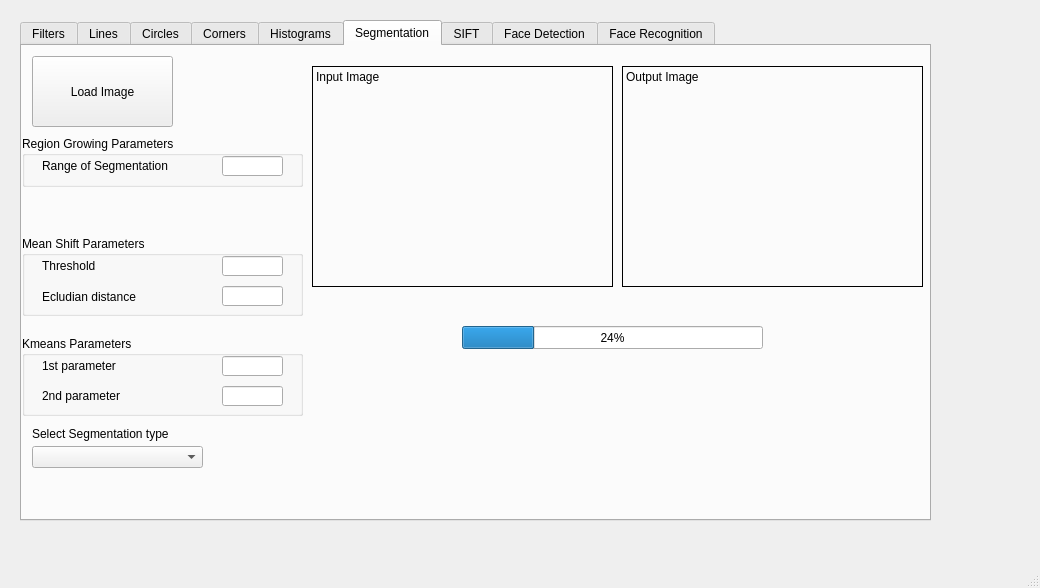
<?xml version="1.0" encoding="UTF-8"?>
<ui version="4.0">
 <class>MainWindow</class>
 <widget class="QMainWindow" name="MainWindow">
  <property name="geometry">
   <rect>
    <x>0</x>
    <y>0</y>
    <width>1040</width>
    <height>588</height>
   </rect>
  </property>
  <property name="windowTitle">
   <string>MainWindow</string>
  </property>
  <widget class="QWidget" name="centralwidget">
   <widget class="QWidget" name="gridLayoutWidget">
    <property name="geometry">
     <rect>
      <x>20</x>
      <y>20</y>
      <width>911</width>
      <height>501</height>
     </rect>
    </property>
    <layout class="QGridLayout" name="gridLayout">
     <item row="0" column="1">
      <widget class="QTabWidget" name="tabWidget">
       <property name="enabled">
        <bool>true</bool>
       </property>
       <property name="cursor">
        <cursorShape>ArrowCursor</cursorShape>
       </property>
       <property name="currentIndex">
        <number>5</number>
       </property>
       <widget class="QWidget" name="tab_filters">
        <attribute name="title">
         <string>Filters</string>
        </attribute>
        <widget class="QLabel" name="label_filters_input">
         <property name="geometry">
          <rect>
           <x>180</x>
           <y>30</y>
           <width>331</width>
           <height>231</height>
          </rect>
         </property>
         <property name="frameShape">
          <enum>QFrame::Box</enum>
         </property>
         <property name="text">
          <string>Input image</string>
         </property>
         <property name="alignment">
          <set>Qt::AlignLeading|Qt::AlignLeft|Qt::AlignTop</set>
         </property>
        </widget>
        <widget class="QLabel" name="label_filters_output">
         <property name="geometry">
          <rect>
           <x>520</x>
           <y>30</y>
           <width>331</width>
           <height>231</height>
          </rect>
         </property>
         <property name="frameShape">
          <enum>QFrame::Box</enum>
         </property>
         <property name="text">
          <string>Output image</string>
         </property>
         <property name="textFormat">
          <enum>Qt::PlainText</enum>
         </property>
         <property name="alignment">
          <set>Qt::AlignLeading|Qt::AlignLeft|Qt::AlignTop</set>
         </property>
        </widget>
        <widget class="QPushButton" name="pushButton_filters_load">
         <property name="geometry">
          <rect>
           <x>20</x>
           <y>30</y>
           <width>121</width>
           <height>81</height>
          </rect>
         </property>
         <property name="text">
          <string>Load Image</string>
         </property>
        </widget>
        <widget class="QGroupBox" name="groupBox">
         <property name="geometry">
          <rect>
           <x>0</x>
           <y>280</y>
           <width>881</width>
           <height>151</height>
          </rect>
         </property>
         <property name="title">
          <string>Filter Settings</string>
         </property>
         <widget class="QWidget" name="horizontalLayoutWidget">
          <property name="geometry">
           <rect>
            <x>0</x>
            <y>40</y>
            <width>331</width>
            <height>41</height>
           </rect>
          </property>
          <layout class="QHBoxLayout" name="horizontalLayout">
           <item>
            <widget class="QLabel" name="label_3">
             <property name="text">
              <string>Select spatial domain Filter</string>
             </property>
            </widget>
           </item>
           <item>
            <widget class="QComboBox" name="comboBox">
             <property name="editable">
              <bool>false</bool>
             </property>
             <property name="currentText">
              <string/>
             </property>
            </widget>
           </item>
          </layout>
         </widget>
         <widget class="QGroupBox" name="groupBox_2">
          <property name="geometry">
           <rect>
            <x>340</x>
            <y>20</y>
            <width>371</width>
            <height>121</height>
           </rect>
          </property>
          <property name="title">
           <string>Additional Parameters (Spatial domain filters only)</string>
          </property>
          <widget class="QLineEdit" name="lineEdit">
           <property name="geometry">
            <rect>
             <x>170</x>
             <y>30</y>
             <width>31</width>
             <height>20</height>
            </rect>
           </property>
          </widget>
          <widget class="QLabel" name="label_12">
           <property name="geometry">
            <rect>
             <x>30</x>
             <y>30</y>
             <width>131</width>
             <height>21</height>
            </rect>
           </property>
           <property name="text">
            <string>Sigma value (σ) =</string>
           </property>
          </widget>
          <widget class="QLabel" name="label_13">
           <property name="geometry">
            <rect>
             <x>30</x>
             <y>50</y>
             <width>361</width>
             <height>20</height>
            </rect>
           </property>
           <property name="text">
            <string>&quot;for Gaussian and LoG filters only&quot;</string>
           </property>
          </widget>
          <widget class="QLineEdit" name="lineEdit_2">
           <property name="geometry">
            <rect>
             <x>170</x>
             <y>80</y>
             <width>31</width>
             <height>20</height>
            </rect>
           </property>
          </widget>
          <widget class="QLabel" name="label_14">
           <property name="geometry">
            <rect>
             <x>30</x>
             <y>80</y>
             <width>141</width>
             <height>20</height>
            </rect>
           </property>
           <property name="text">
            <string>Sigma value (σ) =</string>
           </property>
          </widget>
          <widget class="QLabel" name="label_15">
           <property name="geometry">
            <rect>
             <x>30</x>
             <y>100</y>
             <width>101</width>
             <height>20</height>
            </rect>
           </property>
           <property name="text">
            <string>&quot;for DoG only&quot;</string>
           </property>
          </widget>
         </widget>
         <widget class="QWidget" name="horizontalLayoutWidget_2">
          <property name="geometry">
           <rect>
            <x>0</x>
            <y>90</y>
            <width>331</width>
            <height>41</height>
           </rect>
          </property>
          <layout class="QHBoxLayout" name="horizontalLayout_2">
           <item>
            <widget class="QLabel" name="label_16">
             <property name="text">
              <string>Select Fourier domain Filter</string>
             </property>
            </widget>
           </item>
           <item>
            <widget class="QComboBox" name="comboBox_2">
             <property name="editable">
              <bool>false</bool>
             </property>
             <property name="currentText">
              <string/>
             </property>
             <item>
              <property name="text">
               <string/>
              </property>
             </item>
             <item>
              <property name="text">
               <string>Low Pass Filter</string>
              </property>
             </item>
             <item>
              <property name="text">
               <string>High Pass Filter</string>
              </property>
             </item>
            </widget>
           </item>
          </layout>
         </widget>
         <widget class="QLineEdit" name="lineEdit_4">
          <property name="geometry">
           <rect>
            <x>120</x>
            <y>130</y>
            <width>21</width>
            <height>20</height>
           </rect>
          </property>
          <property name="text">
           <string/>
          </property>
         </widget>
         <widget class="QLineEdit" name="lineEdit_5">
          <property name="geometry">
           <rect>
            <x>210</x>
            <y>130</y>
            <width>21</width>
            <height>20</height>
           </rect>
          </property>
          <property name="text">
           <string/>
          </property>
         </widget>
         <widget class="QLabel" name="label">
          <property name="geometry">
           <rect>
            <x>74</x>
            <y>130</y>
            <width>41</width>
            <height>21</height>
           </rect>
          </property>
          <property name="text">
           <string>LPFK</string>
          </property>
         </widget>
         <widget class="QLabel" name="label_2">
          <property name="geometry">
           <rect>
            <x>160</x>
            <y>130</y>
            <width>51</width>
            <height>21</height>
           </rect>
          </property>
          <property name="text">
           <string>HPFK</string>
          </property>
         </widget>
        </widget>
        <widget class="QPushButton" name="pushButton_FourierTransform">
         <property name="geometry">
          <rect>
           <x>10</x>
           <y>120</y>
           <width>161</width>
           <height>71</height>
          </rect>
         </property>
         <property name="text">
          <string>Fourier Transform</string>
         </property>
        </widget>
       </widget>
       <widget class="QWidget" name="tab_lines">
        <attribute name="title">
         <string>Lines</string>
        </attribute>
        <widget class="QLabel" name="label_lines_input">
         <property name="geometry">
          <rect>
           <x>150</x>
           <y>30</y>
           <width>241</width>
           <height>171</height>
          </rect>
         </property>
         <property name="frameShape">
          <enum>QFrame::Box</enum>
         </property>
         <property name="text">
          <string>Input image</string>
         </property>
         <property name="alignment">
          <set>Qt::AlignLeading|Qt::AlignLeft|Qt::AlignTop</set>
         </property>
        </widget>
        <widget class="QLabel" name="label_4">
         <property name="geometry">
          <rect>
           <x>30</x>
           <y>140</y>
           <width>71</width>
           <height>21</height>
          </rect>
         </property>
         <property name="text">
          <string>Name:</string>
         </property>
        </widget>
        <widget class="QLabel" name="label_5">
         <property name="geometry">
          <rect>
           <x>30</x>
           <y>170</y>
           <width>71</width>
           <height>21</height>
          </rect>
         </property>
         <property name="text">
          <string>Size:</string>
         </property>
        </widget>
        <widget class="QPushButton" name="pushButton_lines_load">
         <property name="geometry">
          <rect>
           <x>20</x>
           <y>30</y>
           <width>121</width>
           <height>81</height>
          </rect>
         </property>
         <property name="text">
          <string>Load Image</string>
         </property>
        </widget>
        <widget class="QLabel" name="label_lines_hough">
         <property name="geometry">
          <rect>
           <x>150</x>
           <y>210</y>
           <width>241</width>
           <height>191</height>
          </rect>
         </property>
         <property name="frameShape">
          <enum>QFrame::Box</enum>
         </property>
         <property name="text">
          <string>Hough Space</string>
         </property>
         <property name="textFormat">
          <enum>Qt::PlainText</enum>
         </property>
         <property name="alignment">
          <set>Qt::AlignLeading|Qt::AlignLeft|Qt::AlignTop</set>
         </property>
        </widget>
        <widget class="QLabel" name="label_lines_input_2">
         <property name="geometry">
          <rect>
           <x>450</x>
           <y>30</y>
           <width>261</width>
           <height>171</height>
          </rect>
         </property>
         <property name="frameShape">
          <enum>QFrame::Box</enum>
         </property>
         <property name="text">
          <string>Image with significant lines</string>
         </property>
         <property name="alignment">
          <set>Qt::AlignLeading|Qt::AlignLeft|Qt::AlignTop</set>
         </property>
        </widget>
        <widget class="QLabel" name="label_lines_hough_2">
         <property name="geometry">
          <rect>
           <x>450</x>
           <y>210</y>
           <width>261</width>
           <height>191</height>
          </rect>
         </property>
         <property name="frameShape">
          <enum>QFrame::Box</enum>
         </property>
         <property name="text">
          <string>Canny output</string>
         </property>
         <property name="textFormat">
          <enum>Qt::PlainText</enum>
         </property>
         <property name="alignment">
          <set>Qt::AlignLeading|Qt::AlignLeft|Qt::AlignTop</set>
         </property>
        </widget>
       </widget>
       <widget class="QWidget" name="tab_circles">
        <property name="enabled">
         <bool>true</bool>
        </property>
        <attribute name="title">
         <string>Circles</string>
        </attribute>
        <widget class="QPushButton" name="pushButton_circles_load">
         <property name="geometry">
          <rect>
           <x>50</x>
           <y>30</y>
           <width>121</width>
           <height>81</height>
          </rect>
         </property>
         <property name="text">
          <string>Load Image</string>
         </property>
        </widget>
        <widget class="QLabel" name="label_circles_input">
         <property name="geometry">
          <rect>
           <x>180</x>
           <y>30</y>
           <width>241</width>
           <height>171</height>
          </rect>
         </property>
         <property name="frameShape">
          <enum>QFrame::Box</enum>
         </property>
         <property name="text">
          <string>Input image</string>
         </property>
         <property name="alignment">
          <set>Qt::AlignLeading|Qt::AlignLeft|Qt::AlignTop</set>
         </property>
        </widget>
        <widget class="QLabel" name="label_circles_hough">
         <property name="geometry">
          <rect>
           <x>180</x>
           <y>210</y>
           <width>561</width>
           <height>191</height>
          </rect>
         </property>
         <property name="frameShape">
          <enum>QFrame::Box</enum>
         </property>
         <property name="text">
          <string>Hough Space</string>
         </property>
         <property name="textFormat">
          <enum>Qt::PlainText</enum>
         </property>
         <property name="alignment">
          <set>Qt::AlignLeading|Qt::AlignLeft|Qt::AlignTop</set>
         </property>
        </widget>
        <widget class="QLabel" name="label_6">
         <property name="geometry">
          <rect>
           <x>60</x>
           <y>140</y>
           <width>71</width>
           <height>21</height>
          </rect>
         </property>
         <property name="text">
          <string>Name:</string>
         </property>
        </widget>
        <widget class="QLabel" name="label_7">
         <property name="geometry">
          <rect>
           <x>60</x>
           <y>170</y>
           <width>71</width>
           <height>21</height>
          </rect>
         </property>
         <property name="text">
          <string>Size:</string>
         </property>
        </widget>
        <widget class="QLabel" name="label_circles_output">
         <property name="geometry">
          <rect>
           <x>480</x>
           <y>30</y>
           <width>261</width>
           <height>171</height>
          </rect>
         </property>
         <property name="frameShape">
          <enum>QFrame::Box</enum>
         </property>
         <property name="text">
          <string>Image with significant lines</string>
         </property>
         <property name="alignment">
          <set>Qt::AlignLeading|Qt::AlignLeft|Qt::AlignTop</set>
         </property>
        </widget>
       </widget>
       <widget class="QWidget" name="tab_corners">
        <attribute name="title">
         <string>Corners</string>
        </attribute>
        <widget class="QPushButton" name="pushButton_corners_load">
         <property name="geometry">
          <rect>
           <x>30</x>
           <y>30</y>
           <width>121</width>
           <height>81</height>
          </rect>
         </property>
         <property name="text">
          <string>Load Image</string>
         </property>
        </widget>
        <widget class="QLabel" name="label_corners_input">
         <property name="geometry">
          <rect>
           <x>260</x>
           <y>30</y>
           <width>241</width>
           <height>171</height>
          </rect>
         </property>
         <property name="frameShape">
          <enum>QFrame::Box</enum>
         </property>
         <property name="text">
          <string>Image with significant lines</string>
         </property>
         <property name="alignment">
          <set>Qt::AlignLeading|Qt::AlignLeft|Qt::AlignTop</set>
         </property>
        </widget>
        <widget class="QLabel" name="label_corners_edge">
         <property name="geometry">
          <rect>
           <x>260</x>
           <y>210</y>
           <width>241</width>
           <height>191</height>
          </rect>
         </property>
         <property name="frameShape">
          <enum>QFrame::Box</enum>
         </property>
         <property name="text">
          <string>Edge Image</string>
         </property>
         <property name="textFormat">
          <enum>Qt::PlainText</enum>
         </property>
         <property name="alignment">
          <set>Qt::AlignLeading|Qt::AlignLeft|Qt::AlignTop</set>
         </property>
        </widget>
        <widget class="QLabel" name="label_corners_corners_output">
         <property name="geometry">
          <rect>
           <x>510</x>
           <y>30</y>
           <width>261</width>
           <height>171</height>
          </rect>
         </property>
         <property name="frameShape">
          <enum>QFrame::Box</enum>
         </property>
         <property name="text">
          <string>Image with significant corners</string>
         </property>
         <property name="alignment">
          <set>Qt::AlignLeading|Qt::AlignLeft|Qt::AlignTop</set>
         </property>
        </widget>
        <widget class="QLabel" name="label_corners_corners">
         <property name="geometry">
          <rect>
           <x>510</x>
           <y>210</y>
           <width>261</width>
           <height>191</height>
          </rect>
         </property>
         <property name="frameShape">
          <enum>QFrame::Box</enum>
         </property>
         <property name="text">
          <string>Corner Image</string>
         </property>
         <property name="textFormat">
          <enum>Qt::PlainText</enum>
         </property>
         <property name="alignment">
          <set>Qt::AlignLeading|Qt::AlignLeft|Qt::AlignTop</set>
         </property>
        </widget>
        <widget class="QPushButton" name="pushButton_corners_load_2">
         <property name="geometry">
          <rect>
           <x>30</x>
           <y>230</y>
           <width>121</width>
           <height>81</height>
          </rect>
         </property>
         <property name="text">
          <string>Get Corners</string>
         </property>
        </widget>
        <widget class="QLabel" name="label_8">
         <property name="geometry">
          <rect>
           <x>14</x>
           <y>170</y>
           <width>81</width>
           <height>21</height>
          </rect>
         </property>
         <property name="text">
          <string>Threshold</string>
         </property>
        </widget>
        <widget class="QLineEdit" name="corner_threshold">
         <property name="geometry">
          <rect>
           <x>90</x>
           <y>170</y>
           <width>113</width>
           <height>20</height>
          </rect>
         </property>
        </widget>
       </widget>
       <widget class="QWidget" name="tab_histograms">
        <attribute name="title">
         <string>Histograms</string>
        </attribute>
        <widget class="QLabel" name="label_histograms_houtput">
         <property name="geometry">
          <rect>
           <x>520</x>
           <y>200</y>
           <width>261</width>
           <height>191</height>
          </rect>
         </property>
         <property name="frameShape">
          <enum>QFrame::Box</enum>
         </property>
         <property name="text">
          <string>Output Histogram Matching</string>
         </property>
         <property name="textFormat">
          <enum>Qt::PlainText</enum>
         </property>
         <property name="alignment">
          <set>Qt::AlignLeading|Qt::AlignLeft|Qt::AlignTop</set>
         </property>
        </widget>
        <widget class="QPushButton" name="pushButton_histograms_load">
         <property name="geometry">
          <rect>
           <x>40</x>
           <y>20</y>
           <width>121</width>
           <height>81</height>
          </rect>
         </property>
         <property name="text">
          <string>Load image</string>
         </property>
        </widget>
        <widget class="QLabel" name="label_histograms_input">
         <property name="geometry">
          <rect>
           <x>270</x>
           <y>20</y>
           <width>241</width>
           <height>171</height>
          </rect>
         </property>
         <property name="frameShape">
          <enum>QFrame::Box</enum>
         </property>
         <property name="text">
          <string>Input image</string>
         </property>
         <property name="alignment">
          <set>Qt::AlignLeading|Qt::AlignLeft|Qt::AlignTop</set>
         </property>
        </widget>
        <widget class="QLabel" name="label_histograms_output">
         <property name="geometry">
          <rect>
           <x>520</x>
           <y>20</y>
           <width>261</width>
           <height>171</height>
          </rect>
         </property>
         <property name="frameShape">
          <enum>QFrame::Box</enum>
         </property>
         <property name="text">
          <string>Output Histogram equalization</string>
         </property>
         <property name="alignment">
          <set>Qt::AlignLeading|Qt::AlignLeft|Qt::AlignTop</set>
         </property>
        </widget>
        <widget class="QLabel" name="label_10">
         <property name="geometry">
          <rect>
           <x>50</x>
           <y>160</y>
           <width>71</width>
           <height>21</height>
          </rect>
         </property>
         <property name="text">
          <string>Size:</string>
         </property>
        </widget>
        <widget class="QLabel" name="label_11">
         <property name="geometry">
          <rect>
           <x>50</x>
           <y>130</y>
           <width>71</width>
           <height>21</height>
          </rect>
         </property>
         <property name="text">
          <string>Name:</string>
         </property>
        </widget>
        <widget class="QLabel" name="label_histograms_hinput">
         <property name="geometry">
          <rect>
           <x>270</x>
           <y>200</y>
           <width>241</width>
           <height>191</height>
          </rect>
         </property>
         <property name="frameShape">
          <enum>QFrame::Box</enum>
         </property>
         <property name="text">
          <string>Target image</string>
         </property>
         <property name="textFormat">
          <enum>Qt::PlainText</enum>
         </property>
         <property name="alignment">
          <set>Qt::AlignLeading|Qt::AlignLeft|Qt::AlignTop</set>
         </property>
        </widget>
        <widget class="QRadioButton" name="radioButton">
         <property name="geometry">
          <rect>
           <x>20</x>
           <y>220</y>
           <width>121</width>
           <height>23</height>
          </rect>
         </property>
         <property name="text">
          <string>Equalization</string>
         </property>
        </widget>
        <widget class="QRadioButton" name="radioButton_2">
         <property name="geometry">
          <rect>
           <x>150</x>
           <y>220</y>
           <width>112</width>
           <height>23</height>
          </rect>
         </property>
         <property name="text">
          <string>Matching</string>
         </property>
        </widget>
        <widget class="QPushButton" name="pushButton_histograms_load_target">
         <property name="geometry">
          <rect>
           <x>30</x>
           <y>280</y>
           <width>161</width>
           <height>71</height>
          </rect>
         </property>
         <property name="text">
          <string>Load target image</string>
         </property>
        </widget>
       </widget>
       <widget class="QWidget" name="tab_segmentation">
        <attribute name="title">
         <string>Segmentation</string>
        </attribute>
        <widget class="QComboBox" name="Segmentation_comboBox">
         <property name="geometry">
          <rect>
           <x>10</x>
           <y>400</y>
           <width>171</width>
           <height>22</height>
          </rect>
         </property>
        </widget>
        <widget class="QLabel" name="Segmentation_input_image">
         <property name="geometry">
          <rect>
           <x>290</x>
           <y>20</y>
           <width>301</width>
           <height>221</height>
          </rect>
         </property>
         <property name="cursor">
          <cursorShape>CrossCursor</cursorShape>
         </property>
         <property name="frameShape">
          <enum>QFrame::Box</enum>
         </property>
         <property name="text">
          <string>Input Image</string>
         </property>
         <property name="alignment">
          <set>Qt::AlignLeading|Qt::AlignLeft|Qt::AlignTop</set>
         </property>
        </widget>
        <widget class="QLabel" name="Segmentation_output_image">
         <property name="geometry">
          <rect>
           <x>600</x>
           <y>20</y>
           <width>301</width>
           <height>221</height>
          </rect>
         </property>
         <property name="frameShape">
          <enum>QFrame::Box</enum>
         </property>
         <property name="text">
          <string>Output Image</string>
         </property>
         <property name="alignment">
          <set>Qt::AlignLeading|Qt::AlignLeft|Qt::AlignTop</set>
         </property>
        </widget>
        <widget class="QPushButton" name="Segmentation_pushButton">
         <property name="geometry">
          <rect>
           <x>10</x>
           <y>10</y>
           <width>141</width>
           <height>71</height>
          </rect>
         </property>
         <property name="text">
          <string>Load Image</string>
         </property>
        </widget>
        <widget class="QLabel" name="label_19">
         <property name="geometry">
          <rect>
           <x>10</x>
           <y>380</y>
           <width>141</width>
           <height>16</height>
          </rect>
         </property>
         <property name="text">
          <string>Select Segmentation type</string>
         </property>
        </widget>
        <widget class="QProgressBar" name="progressBar">
         <property name="geometry">
          <rect>
           <x>440</x>
           <y>280</y>
           <width>301</width>
           <height>23</height>
          </rect>
         </property>
         <property name="value">
          <number>24</number>
         </property>
        </widget>
        <widget class="QGroupBox" name="groupBox_4">
         <property name="geometry">
          <rect>
           <x>0</x>
           <y>90</y>
           <width>281</width>
           <height>51</height>
          </rect>
         </property>
         <property name="title">
          <string>Region Growing Parameters </string>
         </property>
         <widget class="QLineEdit" name="Threshold_value_2">
          <property name="geometry">
           <rect>
            <x>200</x>
            <y>20</y>
            <width>61</width>
            <height>20</height>
           </rect>
          </property>
         </widget>
         <widget class="QLabel" name="label_22">
          <property name="geometry">
           <rect>
            <x>20</x>
            <y>20</y>
            <width>181</width>
            <height>20</height>
           </rect>
          </property>
          <property name="text">
           <string>Range of Segmentation</string>
          </property>
         </widget>
        </widget>
        <widget class="QGroupBox" name="groupBox_5">
         <property name="geometry">
          <rect>
           <x>0</x>
           <y>290</y>
           <width>281</width>
           <height>80</height>
          </rect>
         </property>
         <property name="title">
          <string>Kmeans Parameters</string>
         </property>
         <widget class="QLineEdit" name="Threshold_value_3">
          <property name="geometry">
           <rect>
            <x>200</x>
            <y>20</y>
            <width>61</width>
            <height>20</height>
           </rect>
          </property>
         </widget>
         <widget class="QLabel" name="label_24">
          <property name="geometry">
           <rect>
            <x>20</x>
            <y>20</y>
            <width>81</width>
            <height>20</height>
           </rect>
          </property>
          <property name="text">
           <string>1st parameter</string>
          </property>
         </widget>
         <widget class="QLineEdit" name="iter_value_3">
          <property name="geometry">
           <rect>
            <x>200</x>
            <y>50</y>
            <width>61</width>
            <height>20</height>
           </rect>
          </property>
         </widget>
         <widget class="QLabel" name="label_25">
          <property name="geometry">
           <rect>
            <x>20</x>
            <y>50</y>
            <width>151</width>
            <height>20</height>
           </rect>
          </property>
          <property name="text">
           <string>2nd parameter</string>
          </property>
         </widget>
        </widget>
        <widget class="QGroupBox" name="groupBox_3">
         <property name="geometry">
          <rect>
           <x>0</x>
           <y>190</y>
           <width>281</width>
           <height>80</height>
          </rect>
         </property>
         <property name="title">
          <string>Mean Shift Parameters </string>
         </property>
         <widget class="QLineEdit" name="Threshold_value">
          <property name="geometry">
           <rect>
            <x>200</x>
            <y>20</y>
            <width>61</width>
            <height>20</height>
           </rect>
          </property>
         </widget>
         <widget class="QLabel" name="label_20">
          <property name="geometry">
           <rect>
            <x>20</x>
            <y>20</y>
            <width>81</width>
            <height>20</height>
           </rect>
          </property>
          <property name="text">
           <string>Threshold</string>
          </property>
         </widget>
         <widget class="QLineEdit" name="iter_value">
          <property name="geometry">
           <rect>
            <x>200</x>
            <y>50</y>
            <width>61</width>
            <height>20</height>
           </rect>
          </property>
         </widget>
         <widget class="QLabel" name="label_21">
          <property name="geometry">
           <rect>
            <x>20</x>
            <y>50</y>
            <width>141</width>
            <height>21</height>
           </rect>
          </property>
          <property name="text">
           <string>Ecludian distance</string>
          </property>
         </widget>
        </widget>
        <widget class="QLabel" name="xy">
         <property name="geometry">
          <rect>
           <x>500</x>
           <y>270</y>
           <width>81</width>
           <height>16</height>
          </rect>
         </property>
         <property name="text">
          <string/>
         </property>
        </widget>
       </widget>
       <widget class="QWidget" name="tab_SIFT">
        <attribute name="title">
         <string>SIFT</string>
        </attribute>
       </widget>
       <widget class="QWidget" name="tab_face_detection">
        <attribute name="title">
         <string>Face Detection</string>
        </attribute>
       </widget>
       <widget class="QWidget" name="tab">
        <attribute name="title">
         <string>Face Recognition</string>
        </attribute>
       </widget>
      </widget>
     </item>
    </layout>
   </widget>
  </widget>
  <widget class="QMenuBar" name="menubar">
   <property name="geometry">
    <rect>
     <x>0</x>
     <y>0</y>
     <width>1040</width>
     <height>17</height>
    </rect>
   </property>
  </widget>
  <widget class="QStatusBar" name="statusbar"/>
 </widget>
 <resources/>
 <connections/>
</ui>
